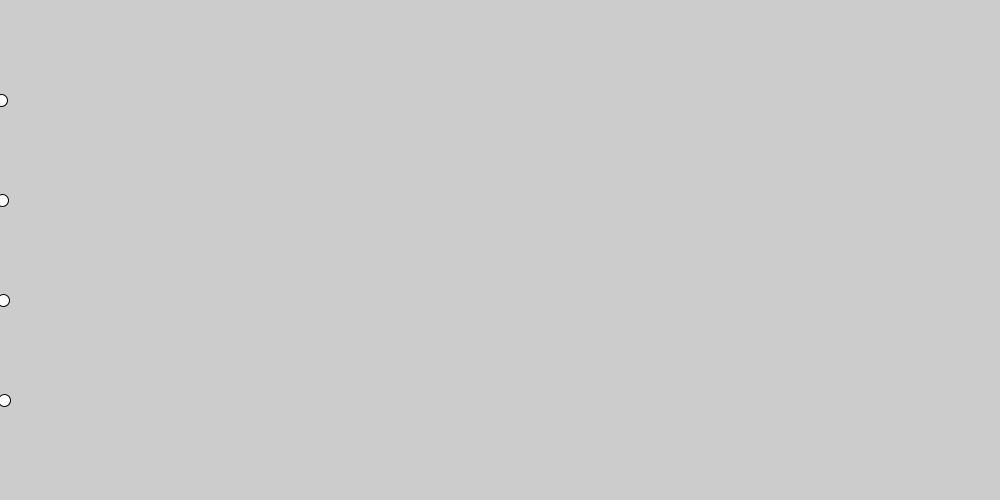
Frame 1 (no input)
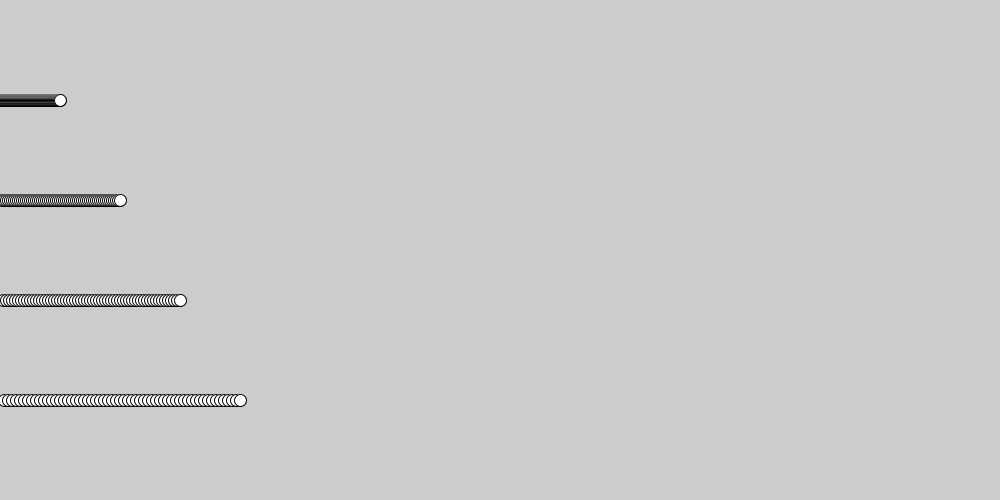
Frame 60 (the mouse pressed at the canvas centre just before this capture)
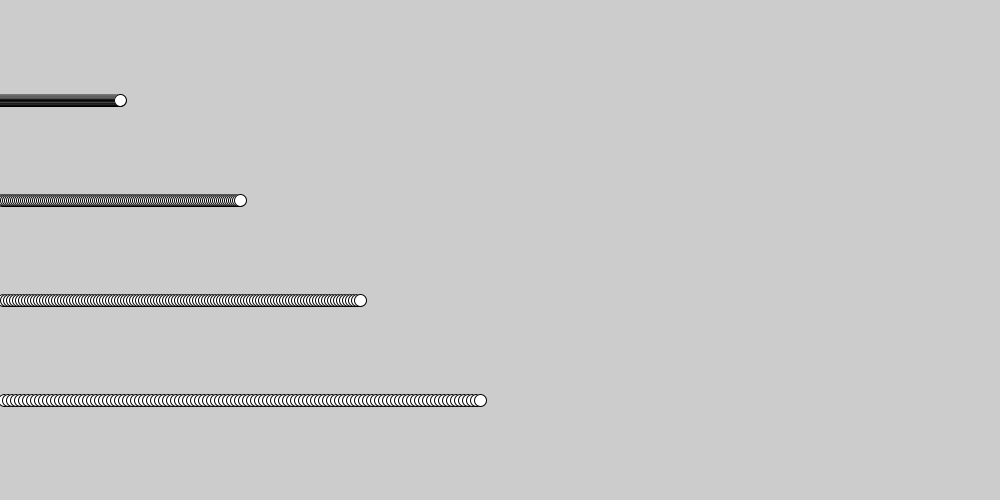
Frame 120 (the mouse held since frame 60 and released just before this capture)

The Processing sketch that drew these frames (run headless with seeded random() and noise(); from frame 60 on, the mouse is pressed at the canvas centre):

// Processing sketch: FunctionalApproach
// ── FunctionalApproach.pde
import processing.core.PApplet;

public class FunctionalApproach extends PApplet{

    public static void main(String[] args) {
        PApplet.main("Main",args);
    }

    public static final int Height = 500;
    public static final int Width = 1000;
    public static final int Diameter = 12;
    int [] frameRate = { 1 , 2 , 3 , 4};
    float [] Heigths = {(Height / 5),(Height / 5)*2 , (Height / 5) * 3 , (Height / 5) * 4};

    @Override
    public void settings() {
        super.settings();
        size(Width , Height);
    }

    @Override
    public void setup() {
    }

    @Override
    public void draw() {
        DrawMovingCircles();
    }

    private void DrawMovingCircles(){
        for (int i = 1; i < 5; i++) {
            ellipse( frameRate[i-1],Heigths[i-1], Diameter,Diameter);
            frameRate[i-1] += i;
        }
    }
}
